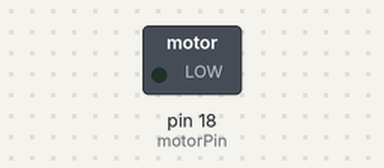
Bench run of a sketch on a simulated Arduino Uno, built with avr-gcc and run on an emulated ATmega328P. On the bench: switched loads named in the sketch (green lamp = pin HIGH).

Above: at 0.6 s.
At 2.5 s:
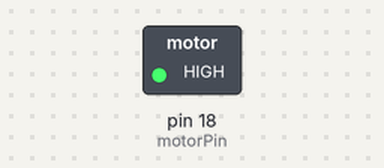
Timing chart, 0 to 6.7 s (numbered marks = the images above):
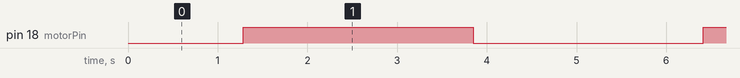

Measured:
- by itself, pin 18 (motorPin): alternates HIGH for 2.6 s and LOW for 2.6 s

The sketch:

mosfet_test.ino
```cpp
// Define the pin connected to the MOSFET gate
const int motorPin = 18; // Use a PWM-capable pin

void setup() {
  // Set the motor pin as an output
  pinMode(motorPin, OUTPUT);
}

void loop() {
  // Example: Ramp up the motor speed
  for (int speed = 0; speed <= 255; speed++) {
    analogWrite(motorPin, speed); // Set the motor speed
    delay(10); // Wait for 10 milliseconds
  }

  // Example: Ramp down the motor speed
  for (int speed = 255; speed >= 0; speed--) {
    analogWrite(motorPin, speed); // Set the motor speed
    delay(10); // Wait for 10 milliseconds
  }
}
```
